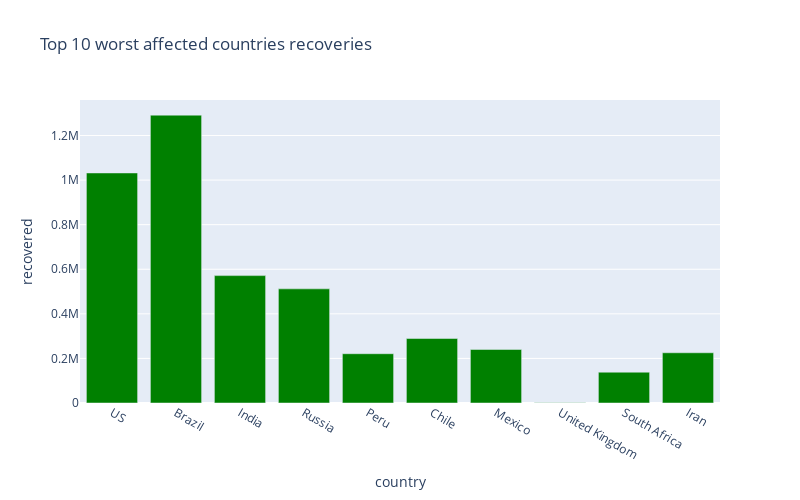

Notebook code cell kept with this figure:
### Code cell
px.bar(
    sort_country_df.head(10),
    x = "country",
    y = "recovered",
    title= "Top 10 worst affected countries recoveries", # the axis names
    color_discrete_sequence=["green"], 
    height=500,
    width=800
)

### Figure 1 — Plotly figure (JSON) as saved in the notebook; plotly's stock layout.template omitted (floating-point values rounded to 4 significant figures)
{"data": [{"alignmentgroup": "True", "hovertemplate": "country=%{x}<br>recovered=%{y}<extra></extra>", "legendgroup": "", "marker": {"color": "green"}, "name": "", "offsetgroup": "", "orientation": "v", "showlegend": false, "textposition": "auto", "type": "bar", "x": ["US", "Brazil", "India", "Russia", "Peru", "Chile", "Mexico", "United Kingdom", "South Africa", "Iran"], "xaxis": "x", "y": [1031939, 1291251, 571460, 511958, 221008, 289220, 240101, 1384, 138241, 225270], "yaxis": "y"}], "layout": {"barmode": "relative", "height": 500, "legend": {"tracegroupgap": 0}, "title": {"text": "Top 10 worst affected countries recoveries"}, "width": 800, "xaxis": {"anchor": "y", "domain": [0, 1], "title": {"text": "country"}}, "yaxis": {"anchor": "x", "domain": [0, 1], "title": {"text": "recovered"}}}}
